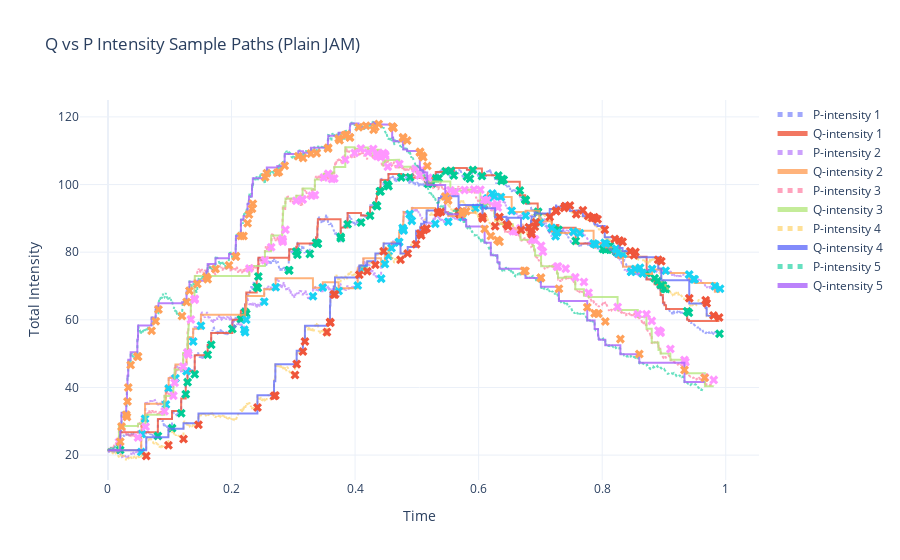

Notebook code cell kept with this figure:
### Code cell
params = draw_params(N=100, J=3, seed=42)
simulator = MonteCarloSimulator(params)

results = simulator.run_simulation(n_paths=50000, T=1.0, dt_max=0.001, base_seed=1000)
simulator.plot_results(results)
simulator.plot_sample_intensity_paths(T=1.0, dt_max=0.0001, n_paths=5, seed=1000)
